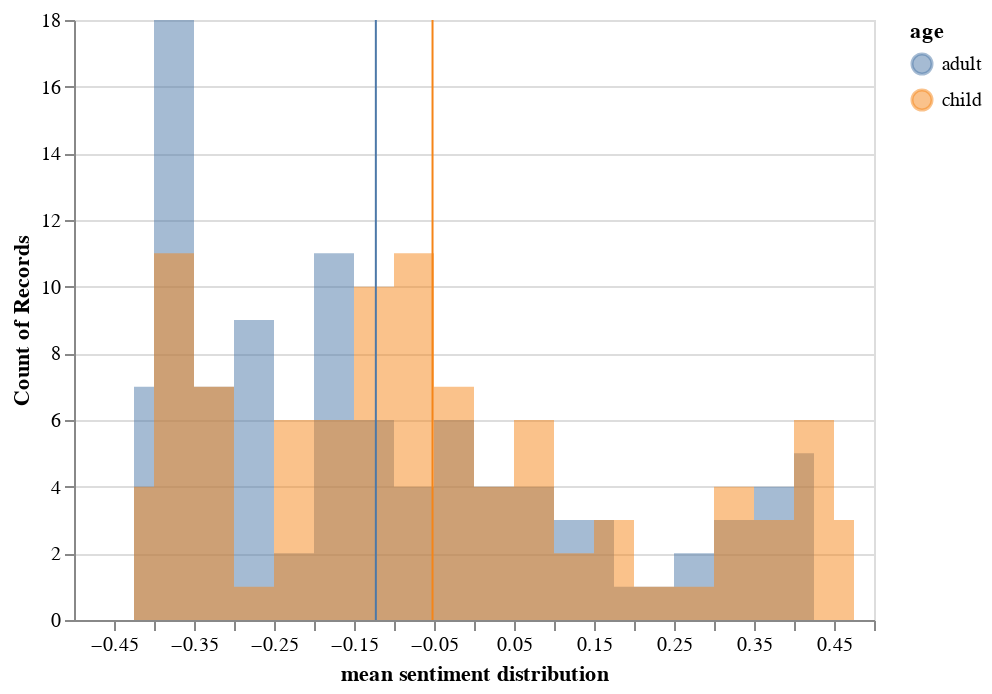

Notebook cell for this chart:
### Markdown cell above
## Sentiment by age

### Code cell
source = free_grouped_score
hist_free_age_com = alt.Chart(source).mark_area(
    opacity=0.5,
    interpolate='step'
).encode(
    alt.X('sentimentScore:Q', bin=alt.Bin(maxbins=30), title='mean sentiment distribution'),
    alt.Y('count()',  stack=None),
    alt.Color('age'))

rule = alt.Chart(source).mark_rule(color='red').encode(
    x=alt.X('sentimentScore:Q', aggregate='mean'),
    color=alt.Color('age'))

hist_free_age_com = hist_free_age_com + rule
hist_free_age_com.display(renderer='svg')

### Figure 1 — Vega-Lite specification as saved in the notebook (floating-point values rounded to 4 significant figures; data arrays with more than 128 entries replaced by an {"elided": "..."} marker saying what was removed)
{"config": {"view": {"continuousWidth": 400, "continuousHeight": 300}}, "layer": [{"mark": {"type": "area", "interpolate": "step", "opacity": 0.5}, "encoding": {"color": {"type": "nominal", "field": "age"}, "x": {"type": "quantitative", "bin": {"maxbins": 30}, "field": "sentimentScore", "title": "mean sentiment distribution"}, "y": {"type": "quantitative", "aggregate": "count", "stack": null}}}, {"mark": {"type": "rule", "color": "red"}, "encoding": {"color": {"type": "nominal", "field": "age"}, "x": {"type": "quantitative", "aggregate": "mean", "field": "sentimentScore"}}}], "data": {"name": "data-00dbd94fe1bcd18622c318551727f7c0"}, "$schema": "https://vega.github.io/schema/vega-lite/v4.8.1.json", "datasets": {"data-00dbd94fe1bcd18622c318551727f7c0": {"elided": "192 records"}}}
